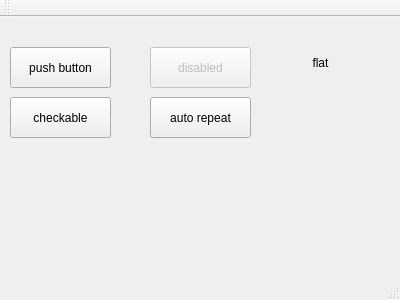
<?xml version="1.0" encoding="UTF-8"?>
<ui version="4.0">
 <class>MainWindow</class>
 <widget class="QMainWindow" name="MainWindow">
  <property name="geometry">
   <rect>
    <x>0</x>
    <y>0</y>
    <width>400</width>
    <height>300</height>
   </rect>
  </property>
  <property name="windowTitle">
   <string>MainWindow</string>
  </property>
  <widget class="QWidget" name="centralWidget">
   <widget class="QPushButton" name="btnPush">
    <property name="geometry">
     <rect>
      <x>10</x>
      <y>30</y>
      <width>101</width>
      <height>41</height>
     </rect>
    </property>
    <property name="text">
     <string>push button</string>
    </property>
   </widget>
   <widget class="QPushButton" name="btnDisabled">
    <property name="enabled">
     <bool>false</bool>
    </property>
    <property name="geometry">
     <rect>
      <x>150</x>
      <y>30</y>
      <width>101</width>
      <height>41</height>
     </rect>
    </property>
    <property name="text">
     <string>disabled</string>
    </property>
   </widget>
   <widget class="QPushButton" name="btnFlat">
    <property name="geometry">
     <rect>
      <x>270</x>
      <y>30</y>
      <width>101</width>
      <height>31</height>
     </rect>
    </property>
    <property name="text">
     <string>flat</string>
    </property>
    <property name="flat">
     <bool>true</bool>
    </property>
   </widget>
   <widget class="QPushButton" name="btnCheckable">
    <property name="geometry">
     <rect>
      <x>10</x>
      <y>80</y>
      <width>101</width>
      <height>41</height>
     </rect>
    </property>
    <property name="text">
     <string>checkable</string>
    </property>
    <property name="checkable">
     <bool>true</bool>
    </property>
   </widget>
   <widget class="QPushButton" name="btnAutoRepeat">
    <property name="geometry">
     <rect>
      <x>150</x>
      <y>80</y>
      <width>101</width>
      <height>41</height>
     </rect>
    </property>
    <property name="text">
     <string>auto repeat</string>
    </property>
    <property name="autoRepeat">
     <bool>true</bool>
    </property>
   </widget>
  </widget>
  <widget class="QMenuBar" name="menuBar">
   <property name="geometry">
    <rect>
     <x>0</x>
     <y>0</y>
     <width>400</width>
     <height>25</height>
    </rect>
   </property>
  </widget>
  <widget class="QToolBar" name="mainToolBar">
   <attribute name="toolBarArea">
    <enum>TopToolBarArea</enum>
   </attribute>
   <attribute name="toolBarBreak">
    <bool>false</bool>
   </attribute>
  </widget>
  <widget class="QStatusBar" name="statusBar"/>
 </widget>
 <layoutdefault spacing="6" margin="11"/>
 <resources/>
 <connections/>
</ui>
